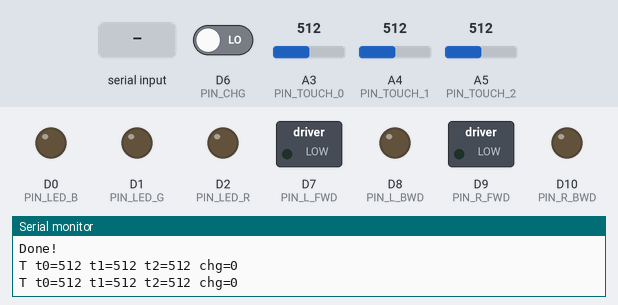
Bench run of a sketch on a simulated Seeed XIAO (SAMD21). Shown: switched loads named in the sketch (green lamp = pin HIGH), output pins drawn as LEDs (lit = HIGH), the last lines printed to the serial monitor. Inputs (shaded band) come from the test bench; at power-on: A3 (PIN_TOUCH_0) = 512, A4 (PIN_TOUCH_1) = 512, A5 (PIN_TOUCH_2) = 512, D6 (PIN_CHG) LOW.

Above: at 1.2 s.
1.3 s: "90 45 200\n" received over Serial
At 1.65 s:
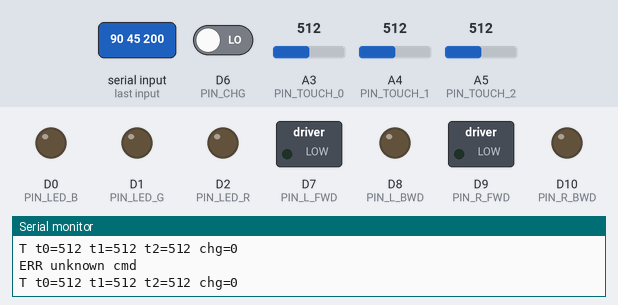
4.4 s: A3 (PIN_TOUCH_0) set to 0
At 4.65 s:
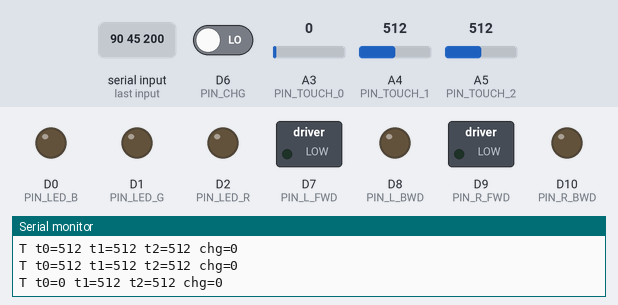
7.5 s: "M90\n" received over Serial
At 7.65 s:
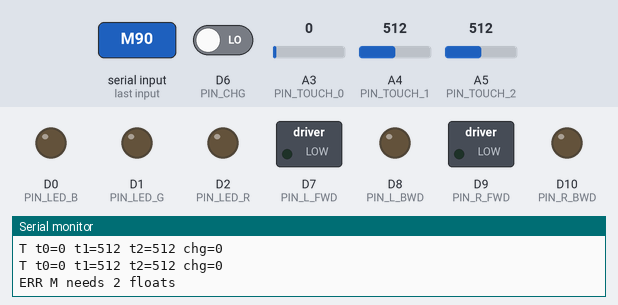
10.6 s: "L90\n" received over Serial
Timing chart, 0 to 14.7 s (numbered marks = the images above; inputs shaded):
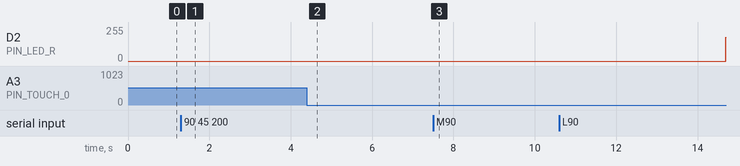

Measured:
- after the input at 1.3 s, D2 (PIN_LED_R): stays 0/255 (without the input it goes to 102/255 after 3.1 s)
- after the input at 4.4 s, D2 (PIN_LED_R): stays 0/255 (without the input it goes to 128/255 after 3.1 s)
- after the input at 7.5 s, D2 (PIN_LED_R): stays 0/255 (without the input it goes to 153/255 after 3.1 s)

The sketch:

FRED_seeed-xiao-samd21.ino
```cpp
#define PIN_LED_B   D0
#define PIN_LED_G   D1
#define PIN_LED_R   D2

#define PIN_TOUCH_0 D3
#define PIN_TOUCH_1 D4
#define PIN_TOUCH_2 D5

#define PIN_CHG     D6

#define PIN_L_FWD   D7
#define PIN_L_BWD   D8
#define PIN_R_FWD   D9
#define PIN_R_BWD   D10

#define L_ADJUST    0.93
#define R_ADJUST    1.00
#define B_LIMIT     0.7   // The limit on backwards speed
// Recent-forward reverse blocking:
// If command was forward-trending in the last 340ms, block backward-trending
// commands (within a cone), but allow turning behavior.
#define REV_BLOCK_WINDOW_MS  340UL
#define TREND_CONE_TAN       1.00f   // tan(45deg)
#define TREND_MIN_LINEAR     0.10f

enum LedMode { LED_OFF, LED_STATIC, LED_FADE };

struct {
  LedMode mode = LED_OFF;
  uint8_t targetB = 0, targetG = 0, targetR = 0;
  uint8_t staticB = 0, staticG = 0, staticR = 0;
  unsigned long startMs = 0;
  unsigned long periodMs = 1000;
} g_led;

static inline uint8_t clamp8(int v) {
  if (v < 0) return 0;
  if (v > 255) return 255;
  return (uint8_t)v;
}

static inline float clampf(float v, float lo, float hi) {
  if (v < lo) return lo;
  if (v > hi) return hi;
  return v;
}

void setLedRawBGR(uint8_t b, uint8_t g, uint8_t r) {
  analogWrite(PIN_LED_B, b);
  analogWrite(PIN_LED_G, g);
  analogWrite(PIN_LED_R, r);
}

void setLedFloatBGR(float b, float g, float r) {
  uint8_t B = clamp8((int)(clampf(b, 0.0f, 1.0f) * 255.0f + 0.5f));
  uint8_t G = clamp8((int)(clampf(g, 0.0f, 1.0f) * 255.0f + 0.5f));
  uint8_t R = clamp8((int)(clampf(r, 0.0f, 1.0f) * 255.0f + 0.5f));
  setLedRawBGR(B, G, R);
}

void driveOneMotor(float val, uint8_t pinFwd, uint8_t pinBwd) {
  val = clampf(val, -1.0f, 1.0f);
  if (val >= 0.0f) {
    uint8_t pwm = clamp8((int)(val * 255.0f + 0.5f));
    analogWrite(pinFwd, pwm);
    analogWrite(pinBwd, 0);
  } else {
    uint8_t pwm = clamp8((int)((-val) * B_LIMIT * 255.0f + 0.5f));
    analogWrite(pinFwd, 0);
    analogWrite(pinBwd, pwm);
  }
}

void driveMotors(float left, float right) {
  driveOneMotor(L_ADJUST*left,  PIN_L_FWD, PIN_L_BWD);
  driveOneMotor(R_ADJUST*right, PIN_R_FWD, PIN_R_BWD);
}

static float triangle01(unsigned long elapsed, unsigned long period) {
  if (period == 0) return 0.0f;
  unsigned long t = elapsed % period;
  float x = (float)t / (float)period;
  float y = 1.0f - fabsf(2.0f * x - 1.0f);
  return clampf(y, 0.0f, 1.0f);
}

void updateLedFade() {
  if (g_led.mode != LED_FADE) return;
  unsigned long now = millis();
  float k = triangle01(now - g_led.startMs, g_led.periodMs);
  uint8_t B = (uint8_t)(g_led.targetB * k + 0.5f);
  uint8_t G = (uint8_t)(g_led.targetG * k + 0.5f);
  uint8_t R = (uint8_t)(g_led.targetR * k + 0.5f);
  setLedRawBGR(B, G, R);
}

// --------- idle handling state ----------
unsigned long lastMotorCmdMs = 0;
unsigned long lastLedCmdMs   = 0;
bool motorsTimeoutApplied    = false;
bool ledIsDefault            = false;
bool sawForwardTrend         = false;
unsigned long lastForwardTrendMs = 0;

// --------- telemetry state -------------
unsigned long lastTelemetryMs = 0;  // last time we printed T line
const unsigned long TELEMETRY_PERIOD_MS = 500;

void setDefaultLed() {
  g_led.mode = LED_FADE;
  g_led.targetB = 0;
  g_led.targetG = 0;
  g_led.targetR = 255;         // flashing red
  g_led.periodMs = 2000;       // 2s full in+out period
  g_led.startMs = millis();
  ledIsDefault = true;
}

void setup() {
  Serial.begin(115200);
  Serial.println("Starting setup...");

  pinMode(PIN_LED_B, OUTPUT);
  digitalWrite(PIN_LED_B, 0);
  pinMode(PIN_LED_G, OUTPUT);
  digitalWrite(PIN_LED_G, 0);
  pinMode(PIN_LED_R, OUTPUT);
  digitalWrite(PIN_LED_R, 0);

  pinMode(PIN_TOUCH_0, INPUT);
  pinMode(PIN_TOUCH_1, INPUT);
  pinMode(PIN_TOUCH_2, INPUT);

  pinMode(PIN_CHG, INPUT);  // high means charging

  pinMode(PIN_L_FWD, OUTPUT);
  digitalWrite(PIN_L_FWD, 0);
  pinMode(PIN_L_BWD, OUTPUT);
  digitalWrite(PIN_L_BWD, 0);
  pinMode(PIN_R_FWD, OUTPUT);
  digitalWrite(PIN_R_FWD, 0);
  pinMode(PIN_R_BWD, OUTPUT);
  digitalWrite(PIN_R_BWD, 0);

  setDefaultLed();
  const unsigned long now = millis();
  lastMotorCmdMs = now;
  lastLedCmdMs = now;
  lastTelemetryMs = now;

  Serial.println("Done!");
}

String buffer;

static inline void emitTelemetry() {
  // Raw ADC units. SAMD21 defaults to 10-bit (typically 0..1023).
  int t0 = analogRead(PIN_TOUCH_0);
  int t1 = analogRead(PIN_TOUCH_1);
  int t2 = analogRead(PIN_TOUCH_2);
  int chg = digitalRead(PIN_CHG) ? 1 : 0;

  // Single line, easy to parse
  Serial.print("T ");
  Serial.print("t0="); Serial.print(t0);
  Serial.print(" t1="); Serial.print(t1);
  Serial.print(" t2="); Serial.print(t2);
  Serial.print(" chg="); Serial.println(chg);
}

static inline void commandToLinearTurn(float left, float right, float &linear, float &turn) {
  linear = 0.5f * (left + right);
  turn = 0.5f * (right - left);
}

static inline bool isForwardTrending(float left, float right) {
  float linear, turn;
  commandToLinearTurn(left, right, linear, turn);
  if (linear <= TREND_MIN_LINEAR) return false;
  return fabsf(turn) <= (linear * TREND_CONE_TAN);
}

static inline bool isBackwardTrending(float left, float right) {
  float linear, turn;
  commandToLinearTurn(left, right, linear, turn);
  if (linear >= -TREND_MIN_LINEAR) return false;
  return fabsf(turn) <= ((-linear) * TREND_CONE_TAN);
}

void applyDriveCommand(float left, float right) {
  left = clampf(left, -1.0f, 1.0f);
  right = clampf(right, -1.0f, 1.0f);
  unsigned long now = millis();

  if (isForwardTrending(left, right)) {
    sawForwardTrend = true;
    lastForwardTrendMs = now;
  }

  bool reverseBlocked = sawForwardTrend && ((unsigned long)(now - lastForwardTrendMs) < REV_BLOCK_WINDOW_MS);
  if (reverseBlocked && isBackwardTrending(left, right)) {
    // Preserve turning intent, but strip reverse linear component.
    float linear, turn;
    commandToLinearTurn(left, right, linear, turn);
    if (linear < 0.0f) linear = 0.0f;

    float outLeft = clampf(linear - turn, -1.0f, 1.0f);
    float outRight = clampf(linear + turn, -1.0f, 1.0f);
    driveMotors(outLeft, outRight);
    return;
  }

  driveMotors(left, right);
}

void loop() {
  while (Serial.available()>0) {
    int c=Serial.read();
    if (c==-1) break;
    if (c=='\n') {
      handleCommand(buffer);
      buffer="";
    } else if (c!='\r') {
      buffer+=(char)c;
    }
  }

  updateLedFade();

  // idle safety: stop motors if no M in 5s
  unsigned long now = millis();
  if (!motorsTimeoutApplied && (now - lastMotorCmdMs > 5000UL)) {
    driveMotors(0.0f, 0.0f);
    motorsTimeoutApplied = true;
    sawForwardTrend = false;
    lastForwardTrendMs = 0;
  }

  // periodic telemetry every 0.5s
  if (now - lastTelemetryMs >= TELEMETRY_PERIOD_MS) {
    lastTelemetryMs = now;
    emitTelemetry();
  }
}

void handleCommand(String &cmd) {
  cmd.trim();
  if (cmd.length() == 0) return;

  String tokens[6];
  int ntok = 0;
  int start = 0;
  for (int i = 0; i <= cmd.length(); ++i) {
    if (i == cmd.length() || cmd[i] == ' ') {
      if (i > start) {
        if (ntok < 6) tokens[ntok++] = cmd.substring(start, i);
      }
      start = i + 1;
    }
  }
  if (ntok == 0) return;

  char type = tokens[0][0];
  if (type >= 'a' && type <= 'z') type = type - 'a' + 'A';

  switch (type) {
    case 'M': {
      if (ntok < 3) { Serial.println("ERR M needs 2 floats"); break; }
      float l = tokens[1].toFloat();
      float r = tokens[2].toFloat();
      applyDriveCommand(l, r);
      lastMotorCmdMs = millis();
      motorsTimeoutApplied = false;
      Serial.println("OK M");
    } break;

    case 'L': {
      if (ntok < 4) { Serial.println("ERR L needs 3 floats (B G R)"); break; }
      float b = clampf(tokens[1].toFloat(), 0.0f, 1.0f);
      float g = clampf(tokens[2].toFloat(), 0.0f, 1.0f);
      float r = clampf(tokens[3].toFloat(), 0.0f, 1.0f);
      g_led.mode = LED_STATIC;
      g_led.staticB = clamp8((int)(b * 255.0f + 0.5f));
      g_led.staticG = clamp8((int)(g * 255.0f + 0.5f));
      g_led.staticR = clamp8((int)(r * 255.0f + 0.5f));
      setLedRawBGR(g_led.staticB, g_led.staticG, g_led.staticR);
      lastLedCmdMs = millis();
      ledIsDefault = false;
      Serial.println("OK L");
    } break;

    case 'F': {
      if (ntok < 5) { Serial.println("ERR F needs 4 floats (B G R Tsec)"); break; }
      float b = clampf(tokens[1].toFloat(), 0.0f, 1.0f);
      float g = clampf(tokens[2].toFloat(), 0.0f, 1.0f);
      float r = clampf(tokens[3].toFloat(), 0.0f, 1.0f);
      float t = tokens[4].toFloat();
      unsigned long period = (unsigned long)(t * 1000.0f);
      if (period == 0) period = 1;

      g_led.mode = LED_FADE;
      g_led.targetB = clamp8((int)(b * 255.0f + 0.5f));
      g_led.targetG = clamp8((int)(g * 255.0f + 0.5f));
      g_led.targetR = clamp8((int)(r * 255.0f + 0.5f));
      g_led.periodMs = period;
      g_led.startMs = millis();
      lastLedCmdMs = millis();
      ledIsDefault = false;
      Serial.println("OK F");
    } break;

    default:
      Serial.println("ERR unknown cmd");
      break;
  }
}
```
